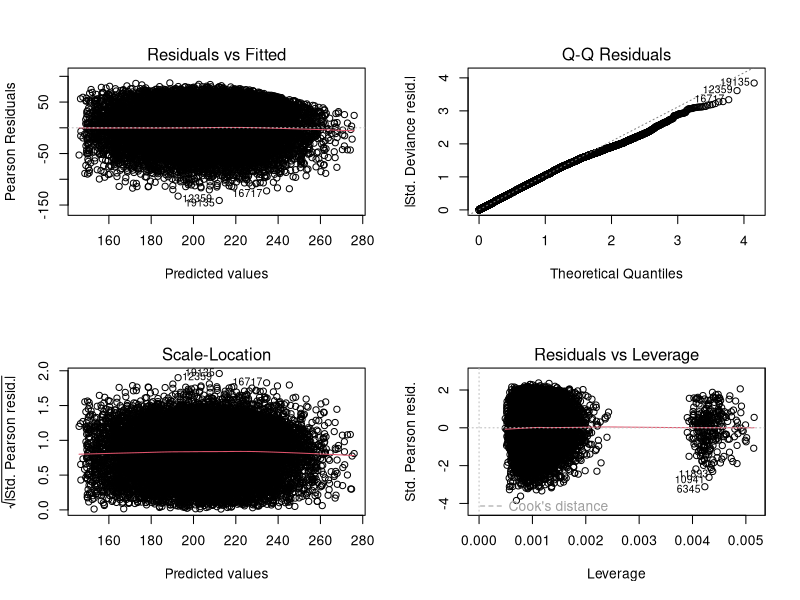
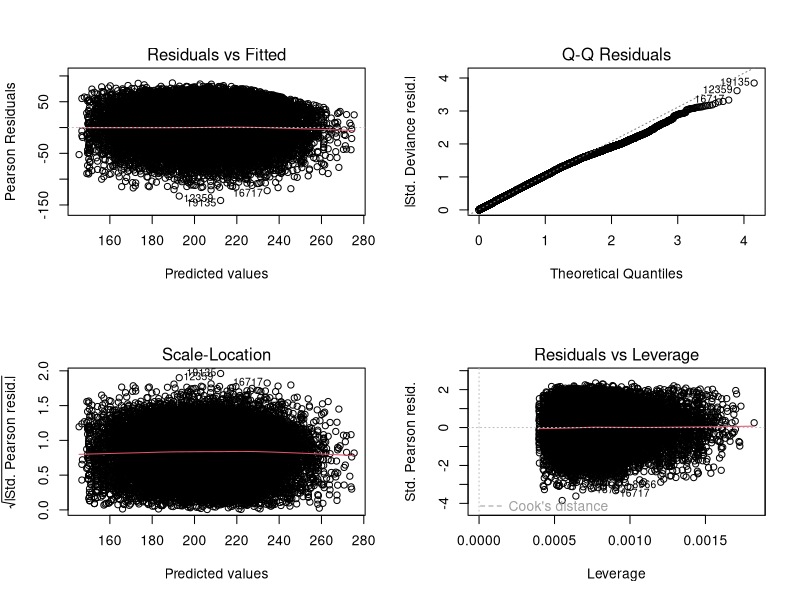
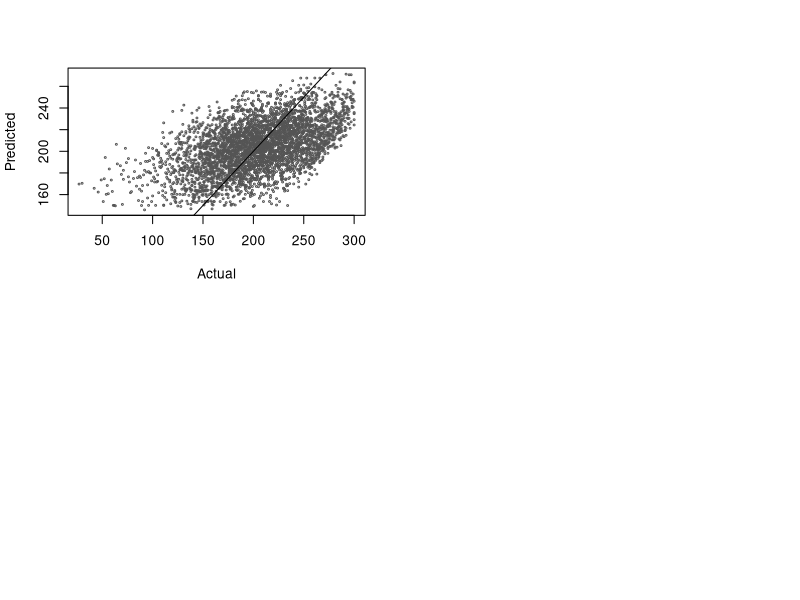

R code for these plots, in order:
## ---- chunk 1
df <- read.csv("DataToModel.csv")

predictor_variables <- df[, c("MathScore", "ReadingScore", "WritingScore", "AggregateScore")]
cor(predictor_variables)
## ---- chunk 2
set.seed(123457)
train.prop <- 0.80
strats <- df$AggregateScore
rr <- split(1:length(strats), strats)
idx <- sort(as.numeric(unlist(sapply(rr, 
        function(x) sample(x, length(x)*train.prop)))))
df.train <- df[idx, ]
df.test <- df[-idx, ]
## ---- chunk 3
predictors <- c("Male", "ParentEduc", "LunchDiscount", "TestPrep", "PracticeSport", "IsFirstChild", "NrSiblings", "PrivateTransport", "WklyStudyHours", "EthnicGroupA", "EthnicGroupB", "EthnicGroupC", "EthnicGroupD", "EthnicGroupE", "ParentDivorced", "ParentMarried", "ParentSingle", "ParentWidowed" )

all <- glm(AggregateScore ~ Male + ParentEduc + LunchDiscount + TestPrep + PracticeSport + IsFirstChild + NrSiblings + PrivateTransport + WklyStudyHours + EthnicGroupA + EthnicGroupB + EthnicGroupC + EthnicGroupD + EthnicGroupE + ParentDivorced + ParentMarried + ParentSingle + ParentWidowed, data = df.train, family = gaussian(link = "identity"))
summary(all)
## ---- chunk 4
par(mfrow = c(2,2))
plot(all)
## ---- chunk 5
step_model <- step(all, direction = "both", trace = 0)
summary(step_model)
## ---- chunk 6
par(mfrow = c(2,2))
plot(step_model)
## ---- chunk 7
test_predictions <- predict(step_model, newdata = df.test, type = "link")
test_results <- data.frame(Actual = df.test$AggregateScore, Predicted = test_predictions)
plot(test_results$Actual, test_results$Predicted, col="grey33", cex=0.3, xlab="Actual", ylab="Predicted")
abline(0,1)
## ---- chunk 8
car::vif(step_model)
## ---- chunk 9
mse <- mean((test_results$Actual - test_results$Predicted)^2)
mse
